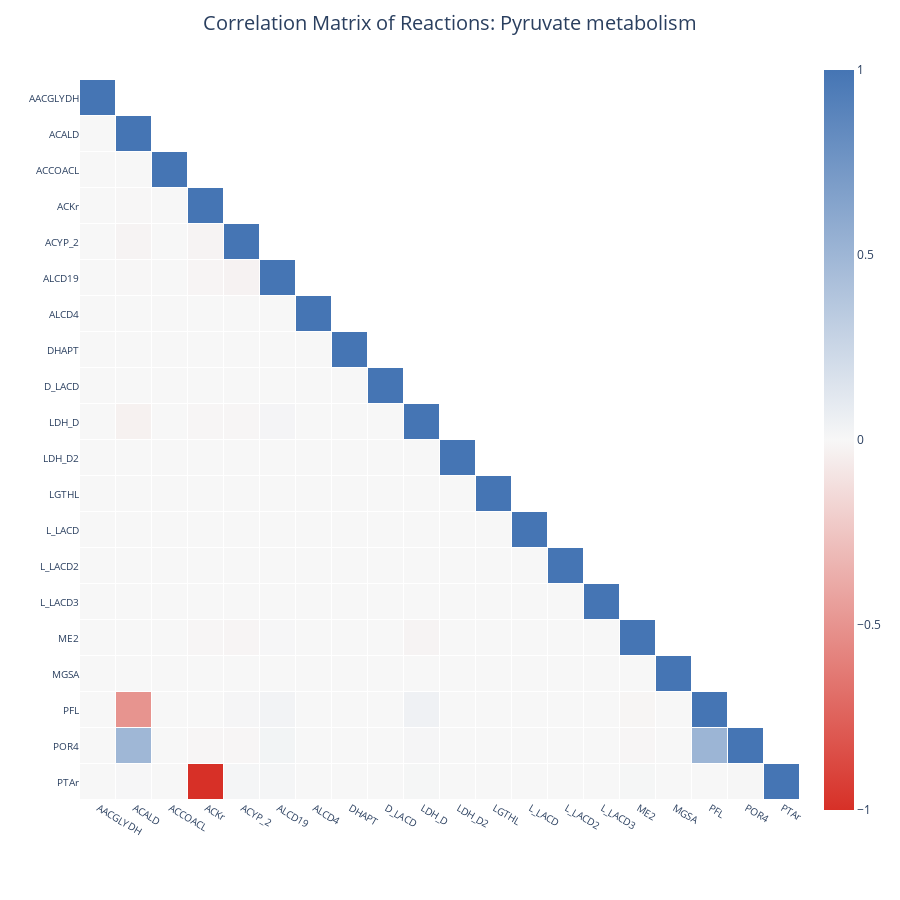

Notebook code for this chart:
### Code cell
import plotly.express as px
import plotly.graph_objects as go
import re
import kaleido

subsys = bh_model.reactions.ACKr.subsystem
cor_matrix, cor_dict = correlated_reactions(no_lac_ox_opt_clip, rxns_per_subsystem[subsys], subsystem=subsys, outfile="opt")
cor_matrix, cor_dict = correlated_reactions(no_lac_ox_opt50_clip, rxns_per_subsystem[subsys], subsystem=subsys, outfile="opt50")

### Figure 1 — Plotly figure (JSON) as saved in the notebook; plotly's stock layout.template omitted (floating-point values rounded to 4 significant figures; data arrays with more than 128 entries replaced by an {"elided": "..."} marker saying what was removed)
{"data": [{"coloraxis": "coloraxis", "hoverongaps": false, "hovertemplate": "x: %{x}<br>y: %{y}<br>color: %{z}<extra></extra>", "name": "0", "type": "heatmap", "x": ["AACGLYDH", "ACALD", "ACCOACL", "ACKr", "ACYP_2", "ALCD19", "ALCD4", "DHAPT", "D_LACD", "LDH_D", "LDH_D2", "LGTHL", "L_LACD", "L_LACD2", "L_LACD3", "ME2", "MGSA", "PFL", "POR4", "PTAr"], "xaxis": "x", "xgap": 1, "y": ["AACGLYDH", "ACALD", "ACCOACL", "ACKr", "ACYP_2", "ALCD19", "ALCD4", "DHAPT", "D_LACD", "LDH_D", "LDH_D2", "LGTHL", "L_LACD", "L_LACD2", "L_LACD3", "ME2", "MGSA", "PFL", "POR4", "PTAr"], "yaxis": "y", "ygap": 1, "z": {"elided": "20x20 float values"}}], "layout": {"coloraxis": {"cmax": 1, "cmin": -1, "colorscale": [[0, "#d73027"], [0.5, "#f7f7f7"], [1, "#4575b4"]]}, "height": 900, "margin": {"t": 60}, "plot_bgcolor": "rgba(0,0,0,0)", "title": {"font": {"size": 20}, "text": "Correlation Matrix of Reactions: Pyruvate metabolism", "x": 0.5}, "width": 900, "xaxis": {"anchor": "y", "constrain": "domain", "domain": [0, 1], "scaleanchor": "y", "tickfont": {"size": 10}}, "yaxis": {"anchor": "x", "autorange": "reversed", "constrain": "domain", "domain": [0, 1], "tickfont": {"size": 10}}}}
